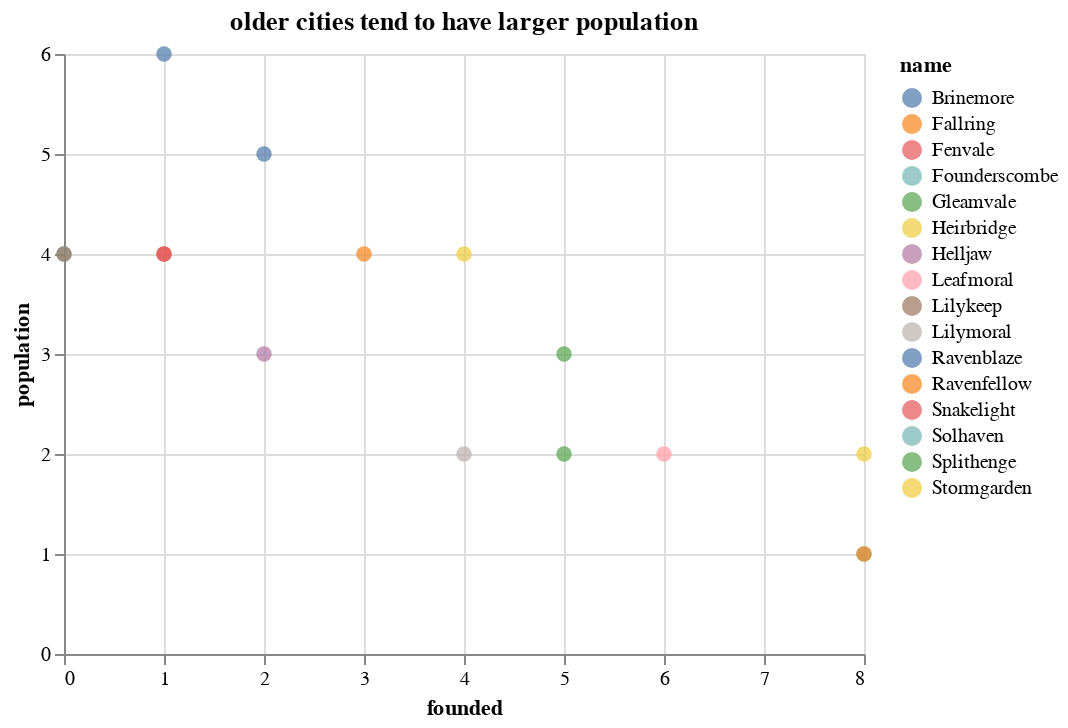

This figure's notebook cell:
### Code cell
def population_age(towns):
    df = pd.DataFrame(index=range(len(all_towns)))
    df['name'] = [t.name for t in all_towns]
    df['population'] = [t.pop for t in all_towns]
    df['founded'] = [t.founded for t in all_towns]
    return df

alt.Chart(population_age(towns),title="older cities tend to have larger population").mark_circle(size=60).encode(
    y='population',
    x='founded',
    color='name',
    tooltip=['name']
)

### Figure 1 — Vega-Lite specification as saved in the notebook (floating-point values rounded to 4 significant figures)
{"$schema": "https://vega.github.io/schema/vega-lite/v2.6.0.json", "config": {"view": {"height": 300, "width": 400}}, "data": {"name": "data-2d6bbd483b0926751a8f4dcf49a88017"}, "datasets": {"data-2d6bbd483b0926751a8f4dcf49a88017": [{"founded": 0, "name": "Solhaven", "population": 4}, {"founded": 0, "name": "Lilykeep", "population": 4}, {"founded": 1, "name": "Snakelight", "population": 4}, {"founded": 1, "name": "Ravenblaze", "population": 6}, {"founded": 1, "name": "Fenvale", "population": 4}, {"founded": 2, "name": "Helljaw", "population": 3}, {"founded": 2, "name": "Brinemore", "population": 5}, {"founded": 3, "name": "Fallring", "population": 4}, {"founded": 4, "name": "Stormgarden", "population": 4}, {"founded": 4, "name": "Lilymoral", "population": 2}, {"founded": 5, "name": "Gleamvale", "population": 3}, {"founded": 5, "name": "Splithenge", "population": 2}, {"founded": 6, "name": "Leafmoral", "population": 2}, {"founded": 8, "name": "Founderscombe", "population": 1}, {"founded": 8, "name": "Heirbridge", "population": 2}, {"founded": 8, "name": "Ravenfellow", "population": 1}]}, "encoding": {"color": {"field": "name", "type": "nominal"}, "tooltip": [{"field": "name", "type": "nominal"}], "x": {"field": "founded", "type": "quantitative"}, "y": {"field": "population", "type": "quantitative"}}, "mark": {"size": 60, "type": "circle"}, "title": "older cities tend to have larger population"}
